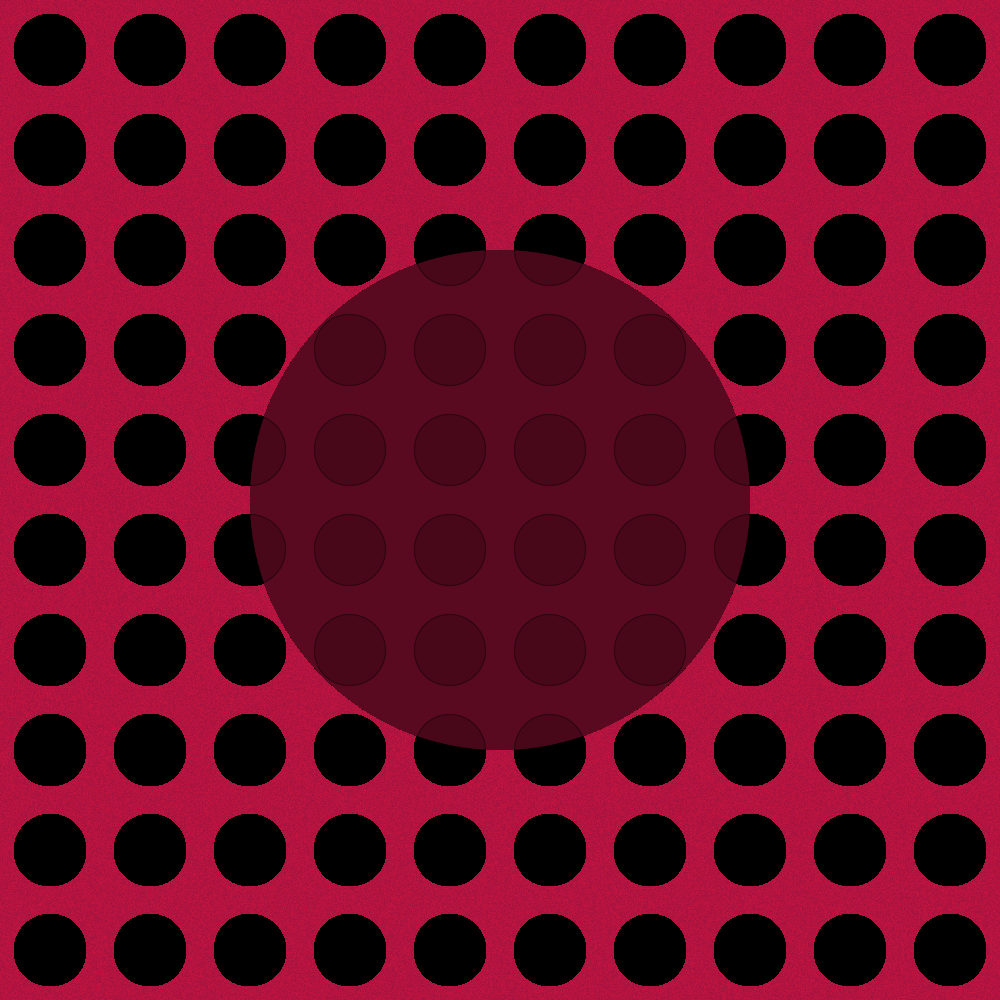
Frame 1 (no input)
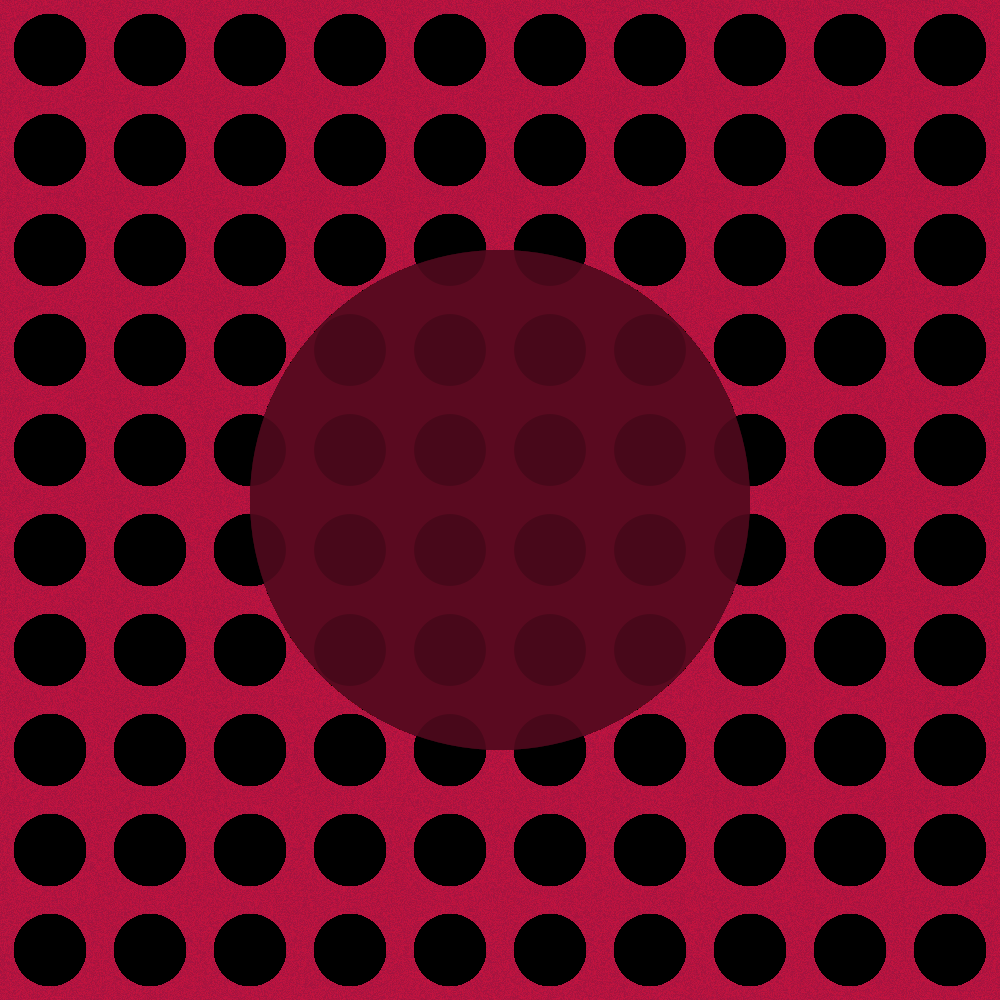
Frame 2 (the mouse pressed at the canvas centre, redrawn once)

The Processing sketch that drew these frames (run headless with seeded random() and noise(); the mouse was pressed at the canvas centre and the sketch redrawn once):

// Processing sketch: noisyTextureTest
// ── noisyTextureTest.pde
float phase = 0;
float segs = 16;
int nFrames = 256;
float phaseInc = 1.0 / float(nFrames);

void setup() {
  size(1000, 1000);
}

void draw() {
  noLoop();
  color c = color(180, 20, 64);
  loadPixels();

  float imgSize = width * height;
  for (int i = 0; i < imgSize; i++) {  
    float r = c >> 16 & 0xFF;
    float g = c >> 8 & 0xFF;
    float b = c & 0xFF;
    float vr = 0.1;
    float vg = 0.02;
    float vb = 0.05;
    r *= random(1 - vr, 1 + vr);
    g *= random(1 - vg, 1 + vg);
    b *= random(1 - vb, 1 + vb);
    r = constrain(r, 0, 255);
    g = constrain(g, 0, 255);
    b = constrain(b, 0, 255);

    pixels[i] = (int(r) << 16) + (int(g) << 8) + (int(b));
  }
  updatePixels();

  fill(0, 64);
  float tileSize = 100;
  pushMatrix();
  translate(tileSize / 2.0, tileSize / 2.0);
  for (int y = 0; y < height; y += tileSize) {
    for (int x = 0; x < width; x += tileSize) {
      ellipse(x, y, tileSize * 0.717, tileSize * 0.717);
    }
  }
  popMatrix();

  pushMatrix();
  translate(width / 2.0, height / 2.0);
  noStroke();
  color c2 = changeBrightness(c, 0.5);
  fill(c2, 128);
  ellipse(0, 0, width / 2.0, height / 2.0);
  popMatrix();
}

color changeBrightness(color c, float amt) {
  float r = red(c);
  float g = green(c);
  float b = blue(c);
  float a = alpha(c);
  return color(r * amt, g * amt, b * amt, a);
}
